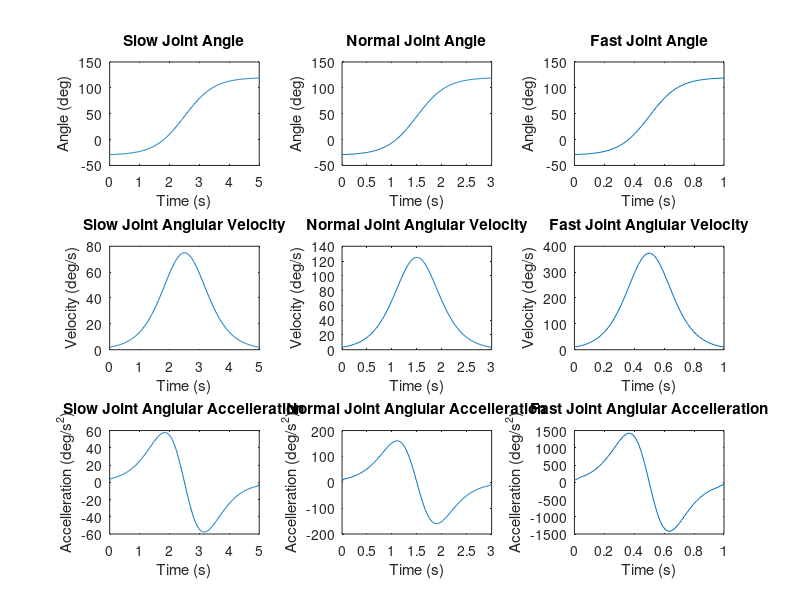
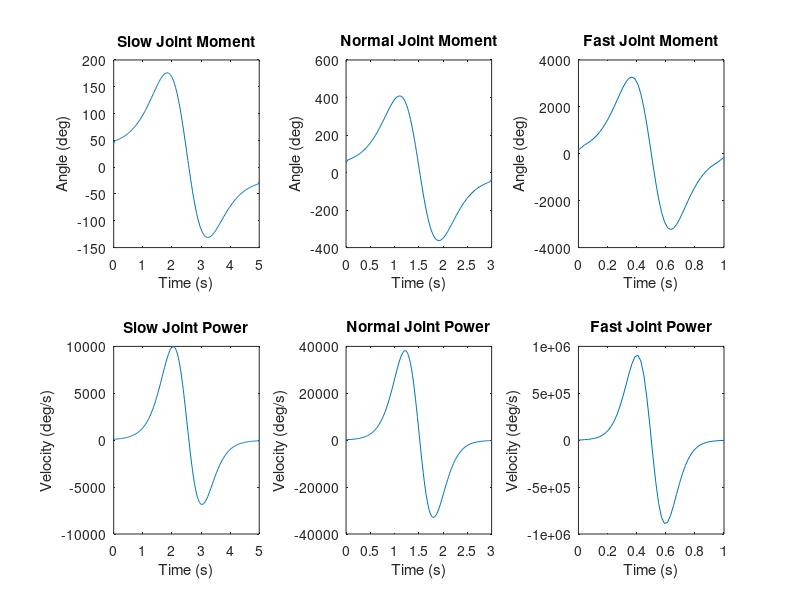
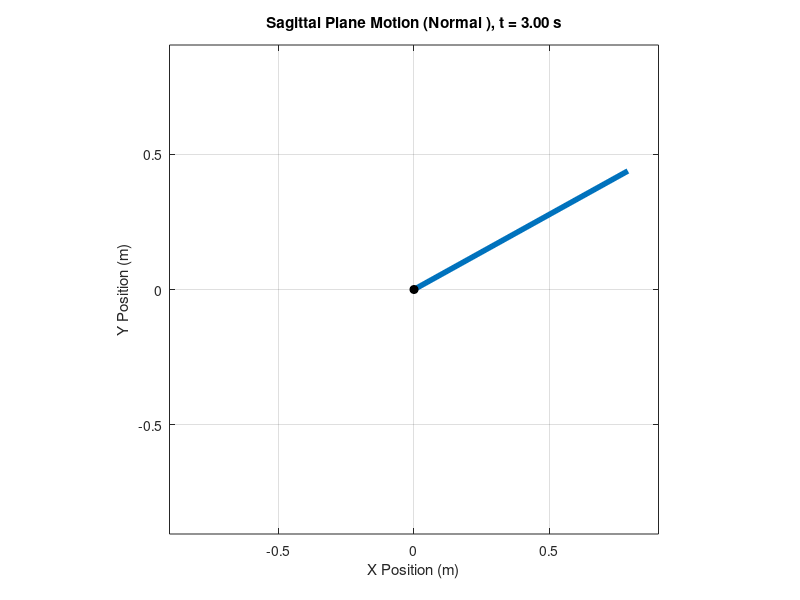

The MATLAB script that drew these images, in order:
 %% BMEG301 Reverse Dynamic Solution For Device 3
% Authors: Bailey Phillips, Matthew Nuske, Oliver Michels, and Kyan Phillips

%% Assumptions

% The thigh is consider to be pivoted at the hip joint and has one DoF in flexion-extension. 
% Distal limb (shank) is fixed such that the longitudinal axis line up. 
% All other limbs can be ignored.

clc, clear

%% Parameters

% Subject Paramters
gender = 2; % 1 for female, 2 for male
weight = 85; % Total body mass of subject in 'kg'
height = 1.84; % Total body height of subject in 'm'


%% Segment Factor Tables

% Segment factors based of De lava Table
% [Mass factor   Length factor   COM factor  Radius of Gyration factor]

% Female factors
segment_table(1).factors = [ 
0.1478  368.5/1735  0.3612  0.369;  % Thigh (female)
0.0481  432.3/1735  0.4416  0.271   % Shank (female)
];

% Male factors
segment_table(2).factors = [
0.1416  422.2/1741  0.4095  0.329;  % Thigh (male)
0.0433  434.0/1741  0.4459  0.255   % Shank (male)
];  


%% TASK 1 
% Create Structures With All of The Model's Segment Details 

model(1).name = 'Thigh'; model(1).color = 'k';
model(2).name = 'Shank'; model(2).color = 'r';

table = sprintf('Part Name \t Mass (kg)\t Length (m)\t COM (m)\t RGyration (m)\t Inertia (kg.m^2)');
disp(table)

% Assumption: The distal limb (shank) is fixed such that longitudinal axes
% line up, thus all other limbs can be ignored
for part = 1:2

    model(part).mass = weight*segment_table(gender).factors(part,1);
    model(part).length = height*segment_table(gender).factors(part,2);
    model(part).com_local = model(part).length*segment_table(gender).factors(part,3);

   if part < 2
        model(part).com_from_O = model(part).com_local;
    else
        model(part).com_from_O = model(part).com_local + sum([model(1:part-1).length]);
    end
    model(part).rgyration = model(part).length*segment_table(gender).factors(part,4);
    model(part).inertia = model(part).mass*(model(part).rgyration).^2;
    
    t = sprintf('%s\t\t %.3f\t\t %.3f\t\t %.3f\t\t %.3f\t\t %.5f',model(part).name,...
        model(part).mass, model(part).length, model(part).com_local,...
        model(part).rgyration, model(part).inertia);
    disp(t)
end

% System Center of Mass
mass_system = sum([model(:).mass]);

% display system mass
disp(['System mass = ', num2str(mass_system), ' kg']);

r_num = [model(:).mass].*[model(:).com_from_O];
CoM_system = sum(r_num)/mass_system;
disp([newline, 'System center of mass position = ',num2str(CoM_system),' m']);

% System Inertia About The Hip
I_seg_o = [model(:).inertia] + [model(:).mass].*([model(:).com_from_O].^2);
Inertia_system = sum(I_seg_o);
disp(['System mass moment of inertia at O = ',num2str(Inertia_system),' kg.m^2']);

%% Simulation Parameters
fps = 50;                           % Frames per second 
                    % Motion duration in seconds

% These are the first things i saw for the rom of the thigh about the hip.
% we can change this if we find its different with more research - Oli
theta_min = -30 * (pi/180);           % Minimum angle at extension in rad
theta_max = 120 * (pi/180);         % Maximum angle at flexion in rad

%% TASK 2 & 3
durations=[5,3,1];

t_store = cell(length(durations),1);
theta_store = cell(length(durations),1);
omega_store = cell(length(durations),1);
alpha_store = cell(length(durations),1);
M_store = cell(length(durations),1);
P_store = cell(length(durations),1);

for i=1:length(durations)
    T_motion = durations(i);   
    % Simulation 
    Num_Frames = ceil(T_motion*fps);                        % Calculates number of frames in the simulation
    T_simulation = linspace(0, T_motion, Num_Frames);       % Creates a linearly spaced time vector for motion duration

    % Sigmoid Function To Calculate Joint Angle
    k = 10 / T_motion;                                                      % Steepness of sigmoid function (scales with the motion duration)
    s = 1 ./ (1 + exp(-k .* (T_simulation - (T_motion/2))));                % Sigmoid function
    theta = (theta_min + (theta_max - theta_min) .* s) .* (180/pi);         % Joint angle in degrees
    omega = gradient(theta,T_simulation);                                   % Angular velocity
    alpha = gradient(omega,T_simulation);                                   % Angular acceleration
    g = -9.81; % Gravity
    M_hip = (Inertia_system * alpha) - (g * CoM_system * mass_system * cosd(theta)); % Moment about Hip in Nm
    P = M_hip .* omega; % Joint power Watts

    t_store{i} = T_simulation;
    theta_store{i} = theta;
    omega_store{i} = omega;
    alpha_store{i} = alpha;
    M_store{i} = M_hip;
    P_store{i} = P;
end
%% Plotting Results
figure;
label = {'Slow ', 'Normal ', 'Fast '};

for i = 1:3
    % Joint Angle Over Time
    subplot(3, 3, i);
    plot(t_store{i}, theta_store{i});
    ylabel('Angle (deg)');
    xlabel('Time (s)')
    title([label{i} 'Joint Angle']);
    
    % Joint Angular Velocity Over Time
    subplot(3, 3, i + 3);
    plot(t_store{i}, omega_store{i})
    ylabel('Velocity (deg/s)');
    xlabel('Time (s)')
    title([label{i} 'Joint Anglular Velocity']);
    
    % Joint Angular Accelleration Over Time
    subplot(3, 3, i + 6);
    plot(t_store{i}, alpha_store{i});
    ylabel('Accelleration (deg/s^2)');
    xlabel('Time (s)')
    title([label{i} 'Joint Anglular Accelleration']);
end

figure;
for i = 1:3
    % Joint Moment Over Time
    subplot(2, 3, i);
    plot(t_store{i}, M_store{i});
    ylabel('Angle (deg)');
    xlabel('Time (s)')
    title([label{i} 'Joint Moment']);
    
    % Joint Power Over Time
    subplot(2, 3, i + 3);
    plot(t_store{i}, P_store{i})
    ylabel('Velocity (deg/s)');
    xlabel('Time (s)')
    title([label{i} 'Joint Power']);
    
end




caseNum = 2;              % 1 = slow, 2 = normal, 3 = fast
t1 = t_store{caseNum};
theta1 = theta_store{caseNum};

L = model(1).length + model(2).length;

figure

hLeg = plot([0 0], [0 -L], 'LineWidth', 4);
hold on
plot(0,0,'ko','MarkerFaceColor','k')
axis equal
axis([-L L -L L])
grid on
xlabel('X Position (m)')
ylabel('Y Position (m)')

for j = 1:length(t1)
    x = L * sind(theta1(j));
    y = -L * cosd(theta1(j));

    set(hLeg, 'XData', [0 x], 'YData', [0 y])
    title(sprintf('Sagittal Plane Motion (%s), t = %.2f s', label{caseNum}, t1(j)))

    drawnow
    pause(0.02)
end
